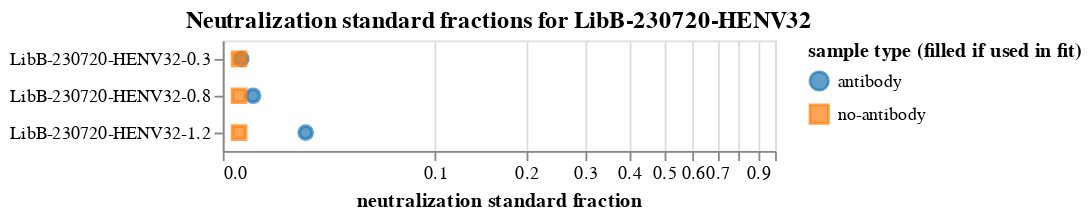

The cell this chart's notebook holds for it:
### Markdown cell above
Plot the neutralization standard fractions for each sample:

### Code cell
neut_standard_fracs_chart = (
    alt.Chart(
        neut_standard_fracs.rename(
            columns={"antibody_frac": "antibody", "no-antibody_frac": "no-antibody"}
        ).melt(
            id_vars=["sample", "use_in_fit", "concentration"],
            value_vars=["antibody", "no-antibody"],
            var_name="sample type",
            value_name="neutralization standard fraction",
        )
    )
    .encode(
        x=alt.X(
            "neutralization standard fraction",
            scale=alt.Scale(type="symlog", constant=0.04, domainMax=1),
        ),
        y=alt.Y("sample", sort=alt.SortField("concentration"), title=None),
        shape=alt.Shape("sample type", title="sample type (filled if used in fit)"),
        stroke=alt.Color(
            "sample type", scale=alt.Scale(range=["#1F77B4FF", "#FF7F0EFF"])
        ),
        color=alt.Color(
            "sample type", scale=alt.Scale(range=["#1F77B4FF", "#FF7F0EFF"])
        ),
        fillOpacity=alt.Opacity(
            "use_in_fit",
            scale=alt.Scale(domain=[True, False], range=[1, 0]),
        ),
        tooltip=[
            "sample",
            alt.Tooltip("concentration", format=".3g"),
            alt.Tooltip("neutralization standard fraction", format=".3g"),
        ],
    )
    .mark_point(filled=True, size=50)
    .configure_axis(labelLimit=500)
    .properties(title=f"Neutralization standard fractions for {selection}")
)

neut_standard_fracs_chart

### Figure 1 — Vega-Lite specification as saved in the notebook (floating-point values rounded to 4 significant figures)
{"config": {"view": {"continuousWidth": 300, "continuousHeight": 300}, "axis": {"labelLimit": 500}}, "data": {"name": "data-6c8f4ba861a9d70f55a2509f18b459df"}, "mark": {"type": "point", "filled": true, "size": 50}, "encoding": {"color": {"field": "sample type", "scale": {"range": ["#1F77B4FF", "#FF7F0EFF"]}, "type": "nominal"}, "fillOpacity": {"field": "use_in_fit", "scale": {"domain": [true, false], "range": [1, 0]}, "type": "nominal"}, "shape": {"field": "sample type", "title": "sample type (filled if used in fit)", "type": "nominal"}, "stroke": {"field": "sample type", "scale": {"range": ["#1F77B4FF", "#FF7F0EFF"]}, "type": "nominal"}, "tooltip": [{"field": "sample", "type": "nominal"}, {"field": "concentration", "format": ".3g", "type": "quantitative"}, {"field": "neutralization standard fraction", "format": ".3g", "type": "quantitative"}], "x": {"field": "neutralization standard fraction", "scale": {"constant": 0.04, "domainMax": 1, "type": "symlog"}, "type": "quantitative"}, "y": {"field": "sample", "sort": {"field": "concentration"}, "title": null, "type": "nominal"}}, "title": "Neutralization standard fractions for LibB-230720-HENV32", "$schema": "https://vega.github.io/schema/vega-lite/v5.8.0.json", "datasets": {"data-6c8f4ba861a9d70f55a2509f18b459df": [{"sample": "LibB-230720-HENV32-0.3", "use_in_fit": true, "concentration": 0.3, "sample type": "antibody", "neutralization standard fraction": 0.004597}, {"sample": "LibB-230720-HENV32-0.8", "use_in_fit": true, "concentration": 0.8, "sample type": "antibody", "neutralization standard fraction": 0.007828}, {"sample": "LibB-230720-HENV32-1.2", "use_in_fit": true, "concentration": 1.2, "sample type": "antibody", "neutralization standard fraction": 0.02524}, {"sample": "LibB-230720-HENV32-0.3", "use_in_fit": true, "concentration": 0.3, "sample type": "no-antibody", "neutralization standard fraction": 0.004034}, {"sample": "LibB-230720-HENV32-0.8", "use_in_fit": true, "concentration": 0.8, "sample type": "no-antibody", "neutralization standard fraction": 0.004034}, {"sample": "LibB-230720-HENV32-1.2", "use_in_fit": true, "concentration": 1.2, "sample type": "no-antibody", "neutralization standard fraction": 0.004034}]}}
